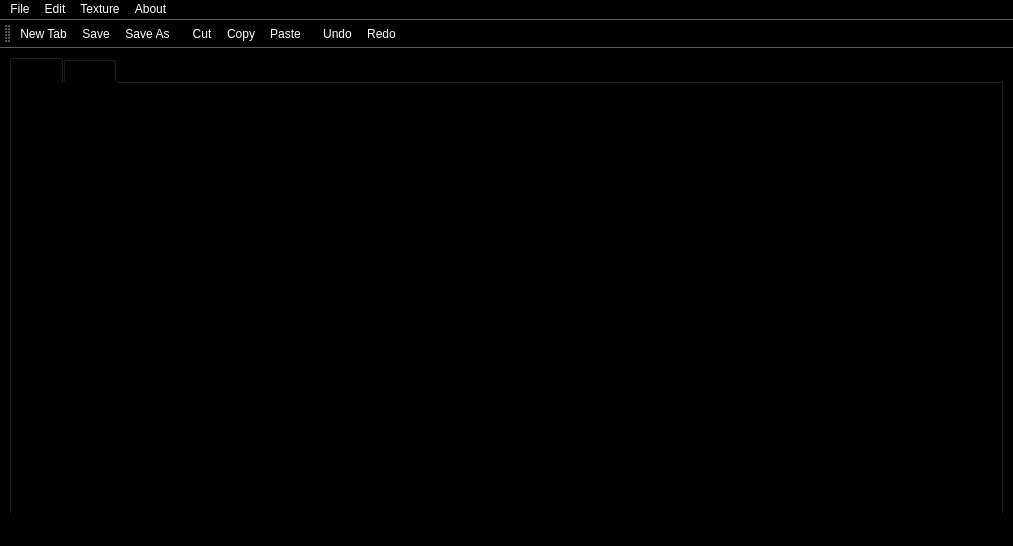
<?xml version="1.0" encoding="UTF-8"?>
<ui version="4.0">
 <class>NoteWindow</class>
 <widget class="QMainWindow" name="NoteWindow">
  <property name="geometry">
   <rect>
    <x>0</x>
    <y>0</y>
    <width>1013</width>
    <height>546</height>
   </rect>
  </property>
  <property name="windowTitle">
   <string>MainWindow</string>
  </property>
  <property name="styleSheet">
   <string notr="true">background-color: rgb(0, 0, 0);
font: 700 9pt &quot;Segoe UI&quot;;
color: rgb(255, 255, 255);</string>
  </property>
  <widget class="QWidget" name="centralwidget">
   <layout class="QHBoxLayout" name="horizontalLayout">
    <item>
     <widget class="QTabWidget" name="tabWidget">
      <property name="styleSheet">
       <string notr="true">
color: rgb(0, 0, 0);
background-color: rgb(0, 0, 0);</string>
      </property>
      <property name="currentIndex">
       <number>0</number>
      </property>
      <widget class="QWidget" name="Home">
       <attribute name="title">
        <string>Tab 1</string>
       </attribute>
       <layout class="QHBoxLayout" name="horizontalLayout_2"/>
      </widget>
      <widget class="QWidget" name="tab_2">
       <attribute name="title">
        <string>Tab 2</string>
       </attribute>
       <layout class="QHBoxLayout" name="horizontalLayout_3"/>
      </widget>
     </widget>
    </item>
   </layout>
  </widget>
  <widget class="QMenuBar" name="menubar">
   <property name="geometry">
    <rect>
     <x>0</x>
     <y>0</y>
     <width>1013</width>
     <height>25</height>
    </rect>
   </property>
   <widget class="QMenu" name="menuFile">
    <property name="title">
     <string>File</string>
    </property>
    <addaction name="actionNew_Tab"/>
    <addaction name="actionNew"/>
    <addaction name="actionOpen"/>
    <addaction name="actionSave"/>
    <addaction name="actionSave_As"/>
    <addaction name="separator"/>
    <addaction name="actionPrint"/>
   </widget>
   <widget class="QMenu" name="menuEdit">
    <property name="title">
     <string>Edit</string>
    </property>
    <addaction name="actionCut"/>
    <addaction name="actionCopy"/>
    <addaction name="actionPaste"/>
    <addaction name="separator"/>
    <addaction name="actionUndo"/>
    <addaction name="actionRedo"/>
   </widget>
   <widget class="QMenu" name="menuTexture">
    <property name="title">
     <string>Texture</string>
    </property>
    <addaction name="actionFont"/>
    <addaction name="actionColor"/>
    <addaction name="actionHighlighter"/>
    <addaction name="actionBackground_Color"/>
   </widget>
   <widget class="QMenu" name="menuAbout">
    <property name="title">
     <string>About</string>
    </property>
    <addaction name="actionAbout_PyroNote"/>
   </widget>
   <addaction name="menuFile"/>
   <addaction name="menuEdit"/>
   <addaction name="menuTexture"/>
   <addaction name="menuAbout"/>
  </widget>
  <widget class="QStatusBar" name="statusbar"/>
  <widget class="QToolBar" name="toolBar">
   <property name="windowTitle">
    <string>toolBar</string>
   </property>
   <attribute name="toolBarArea">
    <enum>TopToolBarArea</enum>
   </attribute>
   <attribute name="toolBarBreak">
    <bool>false</bool>
   </attribute>
   <addaction name="actionNew_Tab"/>
   <addaction name="actionSave"/>
   <addaction name="actionSave_As"/>
   <addaction name="separator"/>
   <addaction name="actionCut"/>
   <addaction name="actionCopy"/>
   <addaction name="actionPaste"/>
   <addaction name="separator"/>
   <addaction name="actionUndo"/>
   <addaction name="actionRedo"/>
  </widget>
  <action name="actionNew">
   <property name="icon">
    <iconset resource="Resource.qrc">
     <normaloff>:/Image/Image/add-document.png</normaloff>:/Image/Image/add-document.png</iconset>
   </property>
   <property name="text">
    <string>New</string>
   </property>
  </action>
  <action name="actionOpen">
   <property name="icon">
    <iconset resource="Resource.qrc">
     <normaloff>:/Image/Image/folder (1).png</normaloff>:/Image/Image/folder (1).png</iconset>
   </property>
   <property name="text">
    <string>Open</string>
   </property>
  </action>
  <action name="actionSave">
   <property name="icon">
    <iconset resource="Resource.qrc">
     <normaloff>:/Image/Image/diskette (1).png</normaloff>:/Image/Image/diskette (1).png</iconset>
   </property>
   <property name="text">
    <string>Save</string>
   </property>
  </action>
  <action name="actionSave_As">
   <property name="icon">
    <iconset resource="Resource.qrc">
     <normaloff>:/Image/Image/floppy.png</normaloff>:/Image/Image/floppy.png</iconset>
   </property>
   <property name="text">
    <string>Save As</string>
   </property>
  </action>
  <action name="actionPrint">
   <property name="icon">
    <iconset resource="Resource.qrc">
     <normaloff>:/Image/Image/technology.png</normaloff>:/Image/Image/technology.png</iconset>
   </property>
   <property name="text">
    <string>Print</string>
   </property>
  </action>
  <action name="actionCut">
   <property name="icon">
    <iconset resource="Resource.qrc">
     <normaloff>:/Image/Image/cutting.png</normaloff>:/Image/Image/cutting.png</iconset>
   </property>
   <property name="text">
    <string>Cut</string>
   </property>
  </action>
  <action name="actionCopy">
   <property name="icon">
    <iconset resource="Resource.qrc">
     <normaloff>:/Image/Image/files.png</normaloff>:/Image/Image/files.png</iconset>
   </property>
   <property name="text">
    <string>Copy</string>
   </property>
  </action>
  <action name="actionPaste">
   <property name="icon">
    <iconset resource="Resource.qrc">
     <normaloff>:/Image/Image/paste (1).png</normaloff>:/Image/Image/paste (1).png</iconset>
   </property>
   <property name="text">
    <string>Paste</string>
   </property>
  </action>
  <action name="actionUndo">
   <property name="icon">
    <iconset resource="Resource.qrc">
     <normaloff>:/Image/Image/undo.png</normaloff>:/Image/Image/undo.png</iconset>
   </property>
   <property name="text">
    <string>Undo</string>
   </property>
  </action>
  <action name="actionRedo">
   <property name="icon">
    <iconset resource="Resource.qrc">
     <normaloff>:/Image/Image/redo.png</normaloff>:/Image/Image/redo.png</iconset>
   </property>
   <property name="text">
    <string>Redo</string>
   </property>
  </action>
  <action name="actionFont">
   <property name="icon">
    <iconset resource="Resource.qrc">
     <normaloff>:/Image/Image/size.png</normaloff>:/Image/Image/size.png</iconset>
   </property>
   <property name="text">
    <string>Font</string>
   </property>
  </action>
  <action name="actionColor">
   <property name="icon">
    <iconset resource="Resource.qrc">
     <normaloff>:/Image/Image/color-circle (1).png</normaloff>:/Image/Image/color-circle (1).png</iconset>
   </property>
   <property name="text">
    <string>Color</string>
   </property>
  </action>
  <action name="actionHighlighter">
   <property name="icon">
    <iconset resource="Resource.qrc">
     <normaloff>:/Image/Image/highlighter.png</normaloff>:/Image/Image/highlighter.png</iconset>
   </property>
   <property name="text">
    <string>Highlighter</string>
   </property>
  </action>
  <action name="actionBackground_Color">
   <property name="icon">
    <iconset resource="Resource.qrc">
     <normaloff>:/Image/Image/brush.png</normaloff>:/Image/Image/brush.png</iconset>
   </property>
   <property name="text">
    <string>Background Color</string>
   </property>
  </action>
  <action name="actionAbout_PyroNote">
   <property name="text">
    <string>About PyroNote</string>
   </property>
  </action>
  <action name="actionNew_Tab">
   <property name="icon">
    <iconset resource="Resource.qrc">
     <normaloff>:/Image/Image/new-window.png</normaloff>:/Image/Image/new-window.png</iconset>
   </property>
   <property name="text">
    <string>New Tab</string>
   </property>
  </action>
 </widget>
 <resources>
  <include location="Resource.qrc"/>
 </resources>
 <connections/>
</ui>
